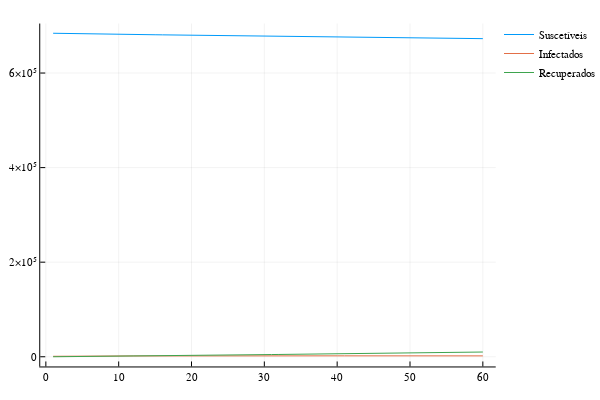

The notebook cell saved with this chart:
### Code cell
Plots.plot((mean(S2, dims=1)[1, :]), label = "Suscetíveis")
Plots.plot!((mean(I2+A2, dims=1)[1, :]), label = "Infectados")
Plots.plot!((mean(R2, dims=1)[1, :]), label = "Recuperados")

### Figure 1 — Plotly figure (JSON) as saved in the notebook; plotly's stock layout.template omitted (floating-point values rounded to 4 significant figures)
{"data": [{"colorbar": {"title": ""}, "legendgroup": "Suscetíveis", "line": {"color": "rgba(0, 154, 250, 1.000)", "dash": "solid", "shape": "linear", "width": 1}, "mode": "lines", "name": "Suscetíveis", "showlegend": true, "type": "scatter", "x": [1, 2, 3, 4, 5, 6, 7, 8, 9, 10, 11, 12, 13, 14, 15, 16, 17, 18, 19, 20, 21, 22, 23, 24, 25, 26, 27, 28, 29, 30, 31, 32, 33, 34, 35, 36, 37, 38, 39, 40, 41, 42, 43, 44, 45, 46, 47, 48, 49, 50, 51, 52, 53, 54, 55, 56, 57, 58, 59, 60], "xaxis": "x1", "y": [684131, 683800.0, 683500.0, 683200.0, 682982, 682800.0, 682544, 682300.0, 682100.0, 681903, 681700.0, 681500.0, 681300.0, 681100.0, 680900.0, 680742, 680500.0, 680400.0, 680200.0, 680000.0, 679800.0, 679600.0, 679400.0, 679300.0, 679100.0, 678900.0, 678700.0, 678500.0, 678300.0, 678200.0, 678000.0, 677800.0, 677600.0, 677400.0, 677200.0, 677000.0, 676900.0, 676700.0, 676500.0, 676300.0, 676100.0, 675900.0, 675800.0, 675600.0, 675400.0, 675200.0, 675048, 674900.0, 674700.0, 674500.0, 674300.0, 674100.0, 674000.0, 673800.0, 673608, 673400.0, 673256, 673100.0, 672900.0, 672700.0], "yaxis": "y1", "zmax": null, "zmin": null}, {"colorbar": {"title": ""}, "legendgroup": "Infectados", "line": {"color": "rgba(227, 111, 71, 1.000)", "dash": "solid", "shape": "linear", "width": 1}, "mode": "lines", "name": "Infectados", "showlegend": true, "type": "scatter", "x": [1, 2, 3, 4, 5, 6, 7, 8, 9, 10, 11, 12, 13, 14, 15, 16, 17, 18, 19, 20, 21, 22, 23, 24, 25, 26, 27, 28, 29, 30, 31, 32, 33, 34, 35, 36, 37, 38, 39, 40, 41, 42, 43, 44, 45, 46, 47, 48, 49, 50, 51, 52, 53, 54, 55, 56, 57, 58, 59, 60], "xaxis": "x1", "y": [1000, 908.3, 938, 1014, 1121, 1229.0, 1334.0, 1426.0, 1504.0, 1573.0, 1638, 1676, 1730.0, 1764.0, 1791.0, 1814.0, 1828.0, 1844.0, 1867.0, 1875.0, 1886.0, 1900, 1898.0, 1895.0, 1904.0, 1900.0, 1904, 1903.0, 1906.0, 1908.0, 1932.0, 1944.0, 1937, 1941.0, 1949.0, 1953.0, 1955, 1943.0, 1938.0, 1926.0, 1926.0, 1924.0, 1925.0, 1921, 1910.0, 1914.0, 1919.0, 1913.0, 1918.0, 1913, 1912.0, 1905.0, 1899.0, 1906.0, 1912.0, 1898.0, 1901, 1882.0, 1883.0, 1877.0], "yaxis": "y1", "zmax": null, "zmin": null}, {"colorbar": {"title": ""}, "legendgroup": "Recuperados", "line": {"color": "rgba(62, 164, 78, 1.000)", "dash": "solid", "shape": "linear", "width": 1}, "mode": "lines", "name": "Recuperados", "showlegend": true, "type": "scatter", "x": [1, 2, 3, 4, 5, 6, 7, 8, 9, 10, 11, 12, 13, 14, 15, 16, 17, 18, 19, 20, 21, 22, 23, 24, 25, 26, 27, 28, 29, 30, 31, 32, 33, 34, 35, 36, 37, 38, 39, 40, 41, 42, 43, 44, 45, 46, 47, 48, 49, 50, 51, 52, 53, 54, 55, 56, 57, 58, 59, 60], "xaxis": "x1", "y": [0, 91.67, 180.7, 275.7, 370, 480.5, 602.5, 734, 873, 1021, 1170.0, 1331.0, 1484.0, 1651.0, 1821.0, 2001.0, 2178.0, 2349, 2525.0, 2703.0, 2881.0, 3057, 3241.0, 3423.0, 3594.0, 3782.0, 3959.0, 4147.0, 4324.0, 4504.0, 4680.0, 4854.0, 5042.0, 5224.0, 5408.0, 5592, 5778.0, 5962.0, 6148.0, 6338.0, 6520.0, 6704.0, 6892.0, 7074.0, 7260.0, 7437, 7616, 7800.0, 7983.0, 8168.0, 8356.0, 8543, 8725, 8907.0, 9087.0, 9279.0, 9457, 9643.0, 9819.0, 10000.0], "yaxis": "y1", "zmax": null, "zmin": null}], "layout": {"annotations": [], "height": 400, "legend": {"bgcolor": "rgba(255, 255, 255, 1.000)", "bordercolor": "rgba(0, 0, 0, 1.000)", "font": {"color": "rgba(0, 0, 0, 1.000)", "family": "sans-serif", "size": 11}, "tracegroupgap": 0, "x": 1, "y": 1}, "margin": {"b": 20, "l": 0, "r": 0, "t": 20}, "paper_bgcolor": "rgba(255, 255, 255, 1.000)", "plot_bgcolor": "rgba(255, 255, 255, 1.000)", "showlegend": true, "width": 600, "xaxis": {"anchor": "y1", "domain": [0.08064, 0.9934], "gridcolor": "rgba(0, 0, 0, 0.100)", "gridwidth": 0.5, "linecolor": "rgba(0, 0, 0, 1.000)", "mirror": false, "range": [-0.77, 61.77], "showgrid": true, "showline": true, "showticklabels": true, "tickangle": 0, "tickcolor": "rgb(0, 0, 0)", "tickfont": {"color": "rgba(0, 0, 0, 1.000)", "family": "sans-serif", "size": 11}, "tickmode": "array", "ticks": "inside", "ticktext": ["0", "10", "20", "30", "40", "50", "60"], "tickvals": [0, 10, 20, 30, 40, 50, 60], "title": "", "titlefont": {"color": "rgba(0, 0, 0, 1.000)", "family": "sans-serif", "size": 15}, "type": "-", "visible": true, "zeroline": false, "zerolinecolor": "rgba(0, 0, 0, 1.000)"}, "yaxis": {"anchor": "x1", "domain": [0.03762, 0.9902], "gridcolor": "rgba(0, 0, 0, 0.100)", "gridwidth": 0.5, "linecolor": "rgba(0, 0, 0, 1.000)", "mirror": false, "range": [-20520.0, 704700.0], "showgrid": true, "showline": true, "showticklabels": true, "tickangle": 0, "tickcolor": "rgb(0, 0, 0)", "tickfont": {"color": "rgba(0, 0, 0, 1.000)", "family": "sans-serif", "size": 11}, "tickmode": "array", "ticks": "inside", "ticktext": ["0", "2×10⁵", "4×10⁵", "6×10⁵"], "tickvals": [0, 200000, 400000, 600000], "title": "", "titlefont": {"color": "rgba(0, 0, 0, 1.000)", "family": "sans-serif", "size": 15}, "type": "-", "visible": true, "zeroline": false, "zerolinecolor": "rgba(0, 0, 0, 1.000)"}}}
